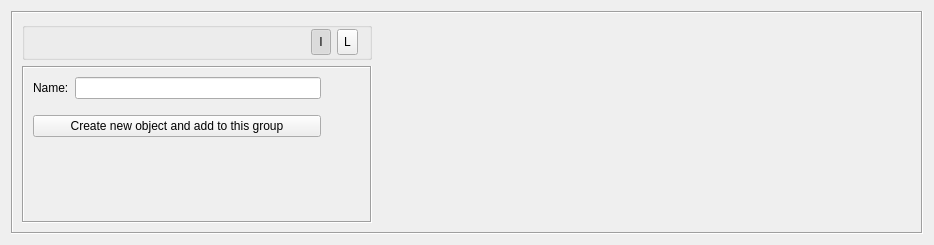
<?xml version="1.0" encoding="UTF-8"?>
<ui version="4.0">
 <class>GroupObjectDialog_q</class>
 <widget class="QWidget" name="GroupObjectDialog_q">
  <property name="enabled">
   <bool>true</bool>
  </property>
  <property name="geometry">
   <rect>
    <x>0</x>
    <y>0</y>
    <width>934</width>
    <height>245</height>
   </rect>
  </property>
  <property name="sizePolicy">
   <sizepolicy hsizetype="Minimum" vsizetype="Preferred">
    <horstretch>0</horstretch>
    <verstretch>0</verstretch>
   </sizepolicy>
  </property>
  <property name="windowTitle">
   <string>Group</string>
  </property>
  <layout class="QGridLayout" name="gridLayout">
   <item row="0" column="0">
    <widget class="QFrame" name="frame16">
     <property name="sizePolicy">
      <sizepolicy hsizetype="Expanding" vsizetype="Expanding">
       <horstretch>0</horstretch>
       <verstretch>0</verstretch>
      </sizepolicy>
     </property>
     <property name="frameShape">
      <enum>QFrame::Shape::Box</enum>
     </property>
     <property name="frameShadow">
      <enum>QFrame::Shadow::Sunken</enum>
     </property>
     <layout class="QHBoxLayout" name="horizontalLayout">
      <item>
       <layout class="QVBoxLayout" name="verticalLayout">
        <item>
         <widget class="QGroupBox" name="buttonGroup2">
          <property name="styleSheet">
           <string notr="true">QGroupBox {
	margin: 0px;
	padding: 4px;
}</string>
          </property>
          <property name="flat">
           <bool>true</bool>
          </property>
          <layout class="QGridLayout">
           <property name="topMargin">
            <number>2</number>
           </property>
           <property name="bottomMargin">
            <number>0</number>
           </property>
           <item row="0" column="0">
            <spacer>
             <property name="orientation">
              <enum>Qt::Orientation::Horizontal</enum>
             </property>
             <property name="sizeHint" stdset="0">
              <size>
               <width>31</width>
               <height>26</height>
              </size>
             </property>
            </spacer>
           </item>
           <item row="0" column="1">
            <widget class="QToolButton" name="iconViewBtn">
             <property name="sizePolicy">
              <sizepolicy hsizetype="Fixed" vsizetype="Preferred">
               <horstretch>0</horstretch>
               <verstretch>0</verstretch>
              </sizepolicy>
             </property>
             <property name="minimumSize">
              <size>
               <width>20</width>
               <height>0</height>
              </size>
             </property>
             <property name="text">
              <string>I</string>
             </property>
             <property name="checkable">
              <bool>true</bool>
             </property>
             <property name="checked">
              <bool>true</bool>
             </property>
             <property name="autoExclusive">
              <bool>true</bool>
             </property>
             <property name="autoRaise">
              <bool>false</bool>
             </property>
            </widget>
           </item>
           <item row="0" column="2">
            <widget class="QToolButton" name="listViewBtn">
             <property name="sizePolicy">
              <sizepolicy hsizetype="Fixed" vsizetype="Preferred">
               <horstretch>0</horstretch>
               <verstretch>0</verstretch>
              </sizepolicy>
             </property>
             <property name="minimumSize">
              <size>
               <width>20</width>
               <height>0</height>
              </size>
             </property>
             <property name="text">
              <string>L</string>
             </property>
             <property name="checkable">
              <bool>true</bool>
             </property>
             <property name="autoExclusive">
              <bool>true</bool>
             </property>
             <property name="autoRepeatInterval">
              <number>100</number>
             </property>
             <property name="autoRaise">
              <bool>false</bool>
             </property>
            </widget>
           </item>
          </layout>
         </widget>
        </item>
        <item>
         <widget class="QFrame" name="frame7">
          <property name="sizePolicy">
           <sizepolicy hsizetype="Fixed" vsizetype="Preferred">
            <horstretch>0</horstretch>
            <verstretch>0</verstretch>
           </sizepolicy>
          </property>
          <property name="minimumSize">
           <size>
            <width>350</width>
            <height>0</height>
           </size>
          </property>
          <property name="maximumSize">
           <size>
            <width>350</width>
            <height>16777215</height>
           </size>
          </property>
          <property name="frameShape">
           <enum>QFrame::Shape::Box</enum>
          </property>
          <property name="frameShadow">
           <enum>QFrame::Shadow::Sunken</enum>
          </property>
          <layout class="QGridLayout" name="gridLayout_2">
           <item row="0" column="0">
            <widget class="QLabel" name="textLabel1">
             <property name="text">
              <string>Name:</string>
             </property>
             <property name="wordWrap">
              <bool>false</bool>
             </property>
            </widget>
           </item>
           <item row="0" column="1">
            <widget class="QLineEdit" name="obj_name">
             <property name="sizePolicy">
              <sizepolicy hsizetype="Preferred" vsizetype="Fixed">
               <horstretch>200</horstretch>
               <verstretch>0</verstretch>
              </sizepolicy>
             </property>
             <property name="minimumSize">
              <size>
               <width>0</width>
               <height>0</height>
              </size>
             </property>
             <property name="cursor">
              <cursorShape>ArrowCursor</cursorShape>
             </property>
            </widget>
           </item>
           <item row="1" column="1">
            <spacer>
             <property name="orientation">
              <enum>Qt::Orientation::Vertical</enum>
             </property>
             <property name="sizeType">
              <enum>QSizePolicy::Policy::Fixed</enum>
             </property>
             <property name="sizeHint" stdset="0">
              <size>
               <width>20</width>
               <height>10</height>
              </size>
             </property>
            </spacer>
           </item>
           <item row="2" column="0" colspan="2">
            <widget class="QPushButton" name="newButton">
             <property name="toolTip">
              <string>New Object</string>
             </property>
             <property name="whatsThis">
              <string>Create New Object</string>
             </property>
             <property name="text">
              <string>Create new object and add to this group</string>
             </property>
             <property name="icon">
              <iconset resource="MainRes.qrc">
               <normaloff>:/Icons/newobject_25.png</normaloff>:/Icons/newobject_25.png</iconset>
             </property>
             <property name="flat">
              <bool>false</bool>
             </property>
            </widget>
           </item>
           <item row="2" column="2">
            <spacer name="horizontalSpacer">
             <property name="orientation">
              <enum>Qt::Orientation::Horizontal</enum>
             </property>
             <property name="sizeHint" stdset="0">
              <size>
               <width>40</width>
               <height>20</height>
              </size>
             </property>
            </spacer>
           </item>
           <item row="3" column="1">
            <spacer name="verticalSpacer">
             <property name="orientation">
              <enum>Qt::Orientation::Vertical</enum>
             </property>
             <property name="sizeHint" stdset="0">
              <size>
               <width>20</width>
               <height>18</height>
              </size>
             </property>
            </spacer>
           </item>
          </layout>
         </widget>
        </item>
       </layout>
      </item>
      <item>
       <widget class="QStackedWidget" name="objectViewsStack">
        <property name="sizePolicy">
         <sizepolicy hsizetype="Preferred" vsizetype="Expanding">
          <horstretch>250</horstretch>
          <verstretch>0</verstretch>
         </sizepolicy>
        </property>
        <property name="minimumSize">
         <size>
          <width>250</width>
          <height>100</height>
         </size>
        </property>
        <property name="acceptDrops">
         <bool>true</bool>
        </property>
        <widget class="QWidget" name="WStackPage"/>
       </widget>
      </item>
      <item>
       <widget class="CommentKeywords" name="commentKeywords" native="true">
        <property name="sizePolicy">
         <sizepolicy hsizetype="Expanding" vsizetype="Expanding">
          <horstretch>0</horstretch>
          <verstretch>0</verstretch>
         </sizepolicy>
        </property>
       </widget>
      </item>
     </layout>
    </widget>
   </item>
  </layout>
 </widget>
 <customwidgets>
  <customwidget>
   <class>CommentKeywords</class>
   <extends>QWidget</extends>
   
   <container>1</container>
  </customwidget>
 </customwidgets>
 <tabstops>
  <tabstop>obj_name</tabstop>
 </tabstops>
 <resources>
  <include location="MainRes.qrc"/>
 </resources>
 <connections>
  <connection>
   <sender>iconViewBtn</sender>
   <signal>clicked()</signal>
   <receiver>GroupObjectDialog_q</receiver>
   <slot>switchToIconView()</slot>
   <hints>
    <hint type="sourcelabel">
     <x>20</x>
     <y>20</y>
    </hint>
    <hint type="destinationlabel">
     <x>20</x>
     <y>20</y>
    </hint>
   </hints>
  </connection>
  <connection>
   <sender>listViewBtn</sender>
   <signal>clicked()</signal>
   <receiver>GroupObjectDialog_q</receiver>
   <slot>switchToListView()</slot>
   <hints>
    <hint type="sourcelabel">
     <x>20</x>
     <y>20</y>
    </hint>
    <hint type="destinationlabel">
     <x>20</x>
     <y>20</y>
    </hint>
   </hints>
  </connection>
  <connection>
   <sender>newButton</sender>
   <signal>clicked()</signal>
   <receiver>GroupObjectDialog_q</receiver>
   <slot>newObject()</slot>
   <hints>
    <hint type="sourcelabel">
     <x>168</x>
     <y>161</y>
    </hint>
    <hint type="destinationlabel">
     <x>466</x>
     <y>122</y>
    </hint>
   </hints>
  </connection>
 </connections>
 <slots>
  <slot>newObject()</slot>
 </slots>
</ui>
